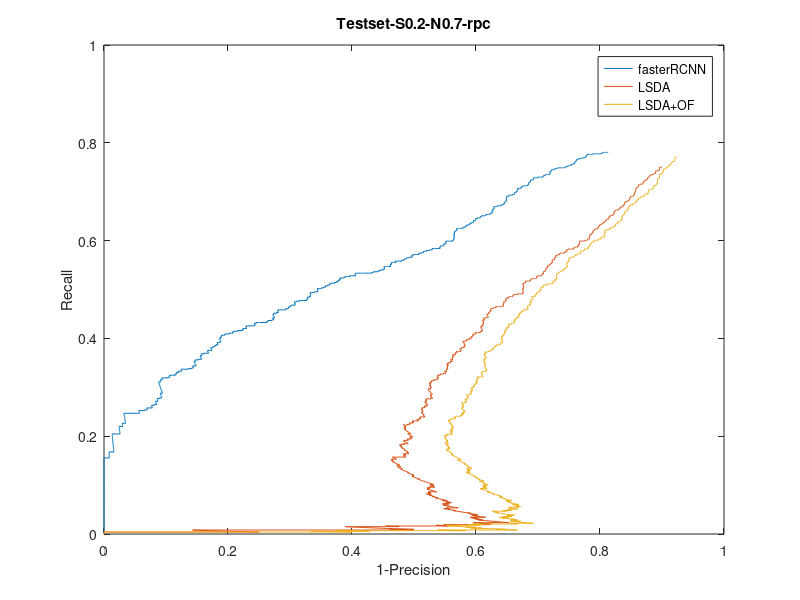

This figure's MATLAB source:
%% script for RPC plot
saveidl=0;
if saveidl
    %% fasterRCNN no NMS, score 0.2
    Min_score=0.2;Nms_box=1;
    det2idl_fasterRCNN_train(Min_score, Nms_box);
    det2idl_fasterRCNN_test(Min_score, Nms_box);

    %% LSDA no NMS, score 0.2 color only(LC)
    Min_score=0.2;Nms_box=1;withFlow=0;
    det2idl_LSDA_train(Min_score, Nms_box, withFlow);
    det2idl_LSDA_test(Min_score, Nms_box, withFlow);

    %% LSDA no NMS, score 0.2 with Optical flow
    Min_score=0.2;Nms_box=1;withFlow=1;
    det2idl_LSDA_train(Min_score, Nms_box, withFlow);
    det2idl_LSDA_test(Min_score, Nms_box, withFlow);

    %% fasterRCNN  NMS 0.7, score 0.2
    Min_score=0.2;Nms_box=0.7;
    det2idl_fasterRCNN_train(Min_score, Nms_box);
    det2idl_fasterRCNN_test(Min_score, Nms_box);

    %% LSDA no NMS, score 0.2 color only(LC)
    Min_score=0.2;Nms_box=0.7;withFlow=0;
    det2idl_LSDA_train(Min_score, Nms_box, withFlow);
    det2idl_LSDA_test(Min_score, Nms_box, withFlow);

    %% LSDA no NMS, score 0.2 with Optical flow
    Min_score=0.2;Nms_box=0.7;withFlow=1;
    det2idl_LSDA_train(Min_score, Nms_box, withFlow);
    det2idl_LSDA_test(Min_score, Nms_box, withFlow);
end
%% plot
fid = fopen('fasterRCNN_0.2_0.7_test_rpc.txt');
data = textscan(fid, '%f%f%f%f');
fclose(fid);
P = data{1};
R = data{2};
h = figure('visible','on');
plot(1-P',R');
hold on;
fid = fopen('LSDA_0.2_0.7_test_rpc.txt');
data = textscan(fid, '%f%f%f%f');
fclose(fid);
P = data{1};
R = data{2};
plot(1-P',R');
hold on;
fid = fopen('LSDA_0.2_0.7_Flow_test_rpc.txt');
data = textscan(fid, '%f%f%f%f');
fclose(fid);
P = data{1};
R = data{2};
plot(1-P',R');
hold on;
%plot(1-P(r)',R(r)','*');
%text(1-P(r)',R(r)'-0.05,num2str(R(r)));
xlabel('1-Precision');
ylabel('Recall');
axis([0 1 0 1]);
title('Testset-S0.2-N0.7-rpc');
legend('fasterRCNN','LSDA','LSDA+OF');
saveas(h,'Testset-S0.2-N0.7-rpc.jpg');











